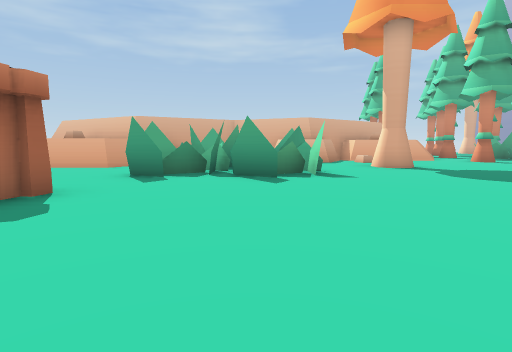
View 1 (above)

24 first-person views from a walk through a Unity game level. The camera is 1.3 m above the floor, tilts 6° down and sees 80° across. The floor is counted in squares, 2 m on a side. Each view is taken from the middle of a square. On the plan, view 1 faces up. The plan holds only what a view shows up to about 10 squares ahead; the rest is blank. The place goes on beyond the plan. Some surface patterns are stand-ins.

View 2
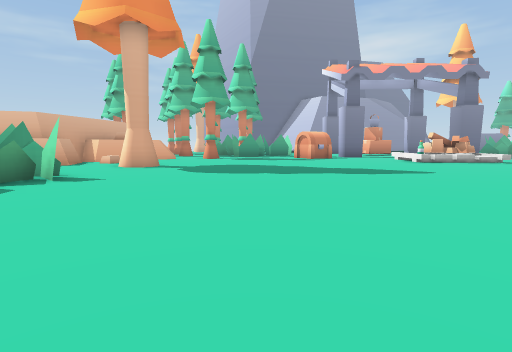

View 3
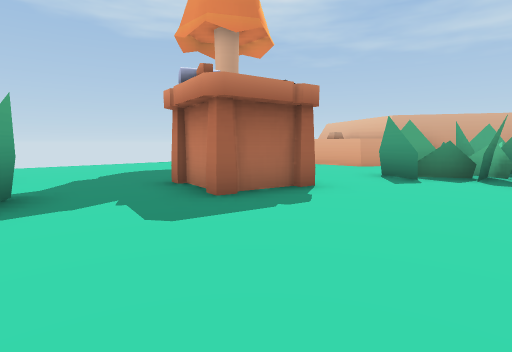

View 4
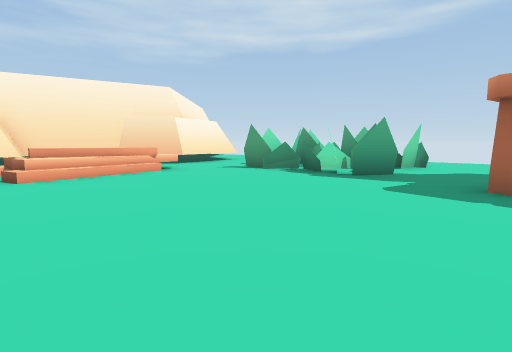

View 5
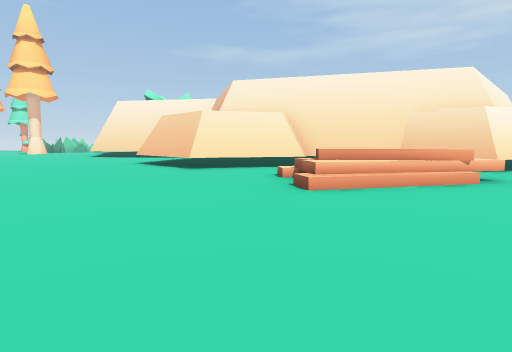

View 6
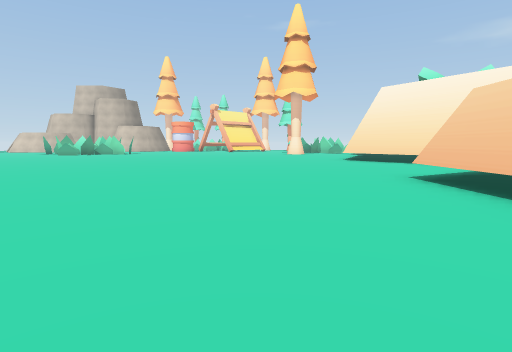

View 7
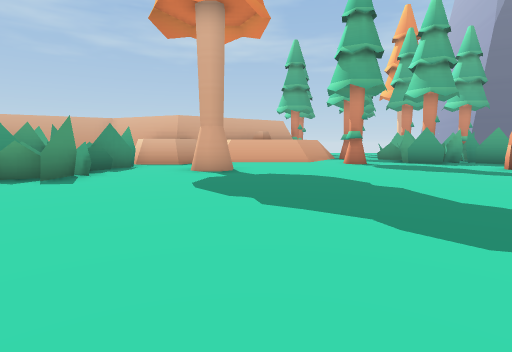

View 8
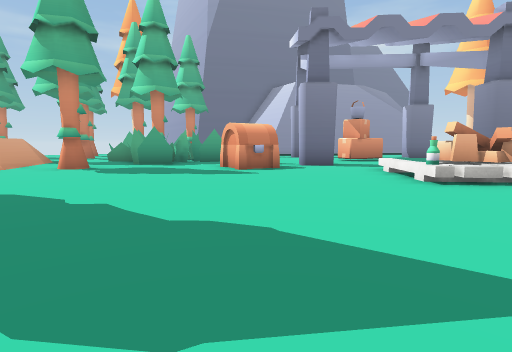

View 9
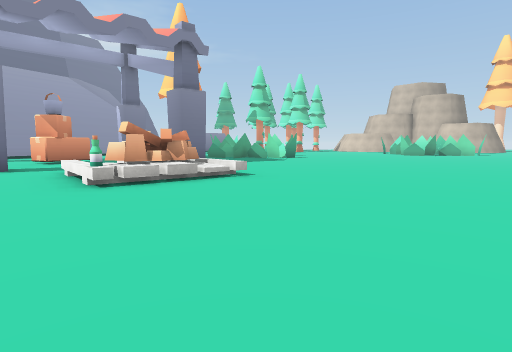

View 10
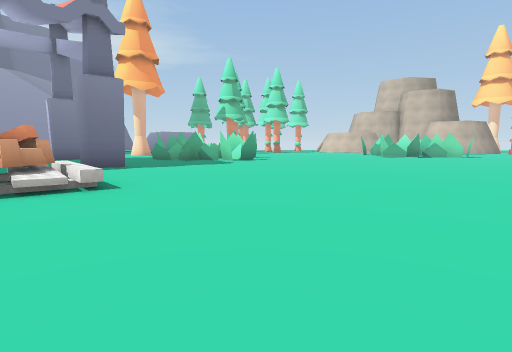

View 11
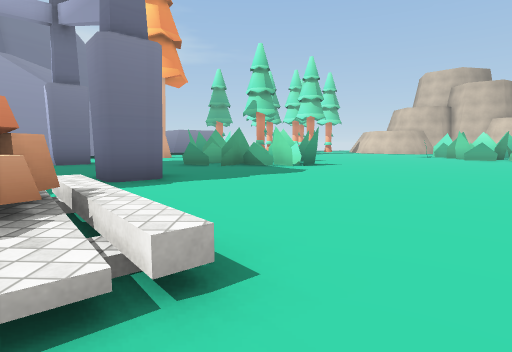

View 12
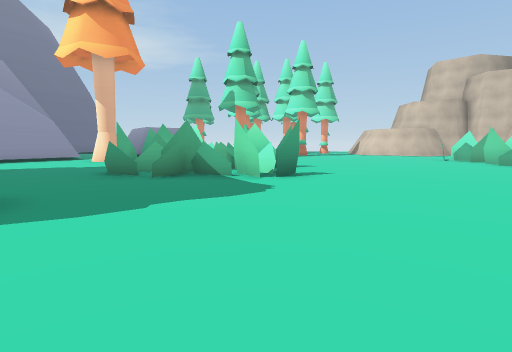

View 13
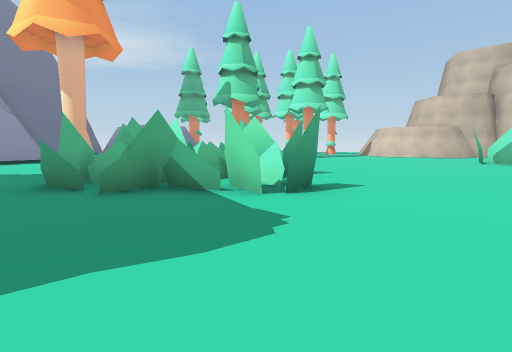

View 14
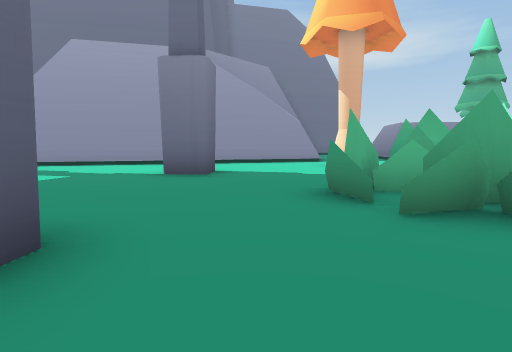

View 15
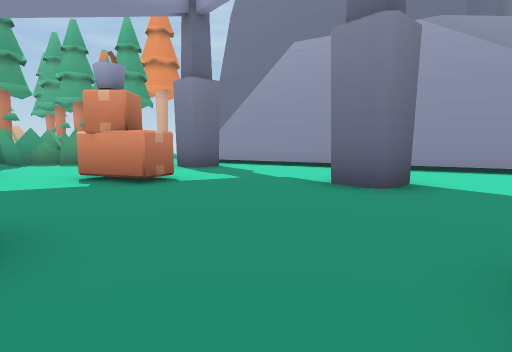

View 16
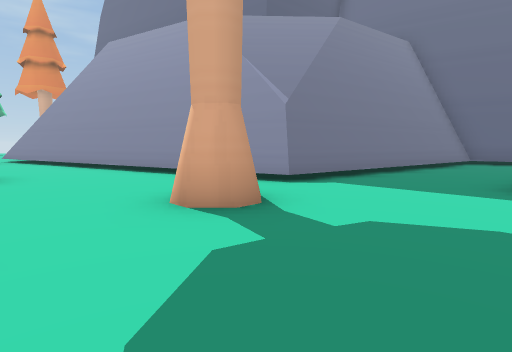

View 17
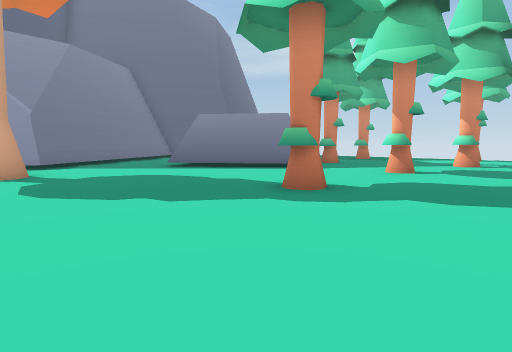

View 18
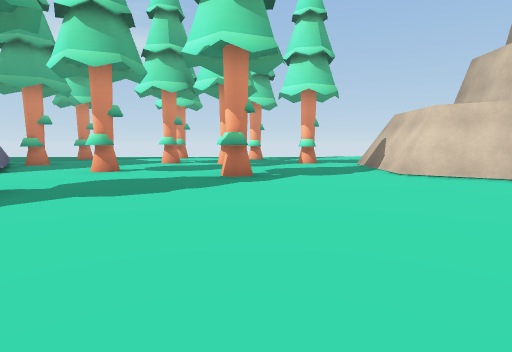

View 19
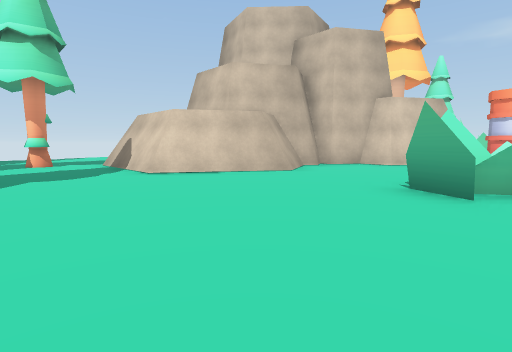

View 20
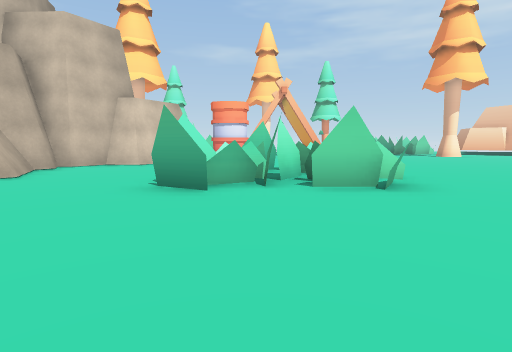

View 21
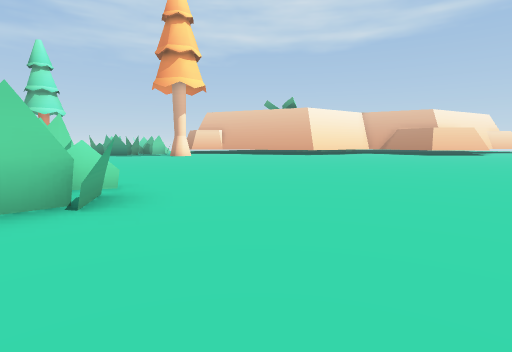

View 22
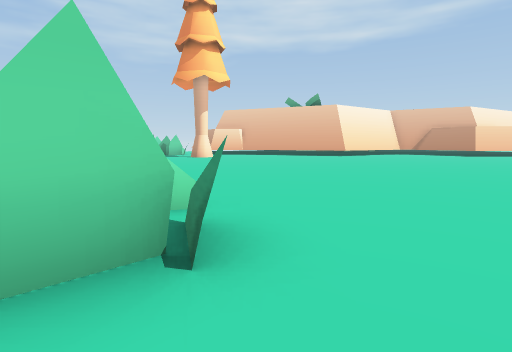

View 23
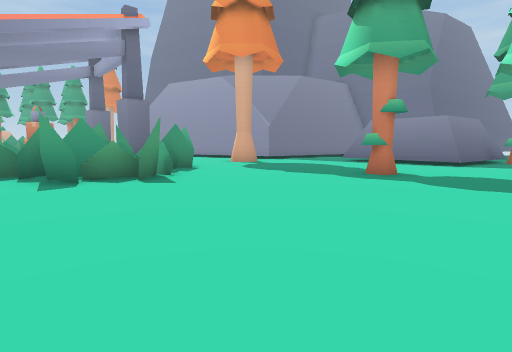

View 24
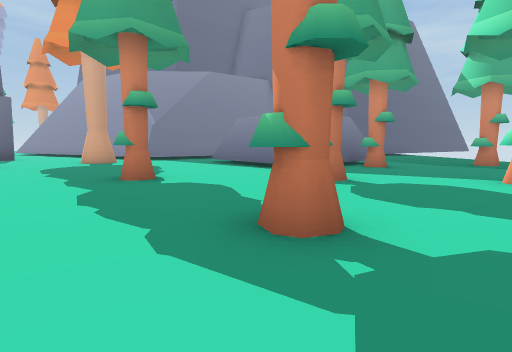

### Floor plan
Key: @ floor where view 1 was taken; # wall or solid block; . floor; / step, stairs or slope; = window, fence, low wall or low ledge; T tree; C chest; B bottle; A box; O other object.
Columns run from 10 left of view 1 to 37 right of it. Each row starts with its distance up from view 1.
 13                  #.
 12                  #..####=    .###          ###
 11            ##/ ...T..#.#..  #...##       ###.#
 10       # ## #..............  .....###    ##...
  9     ###  # #..T.......C............######...
  8      ...####..........C.#..AA........##....
  7      ...####............#...A...#.........
  6       ..#.#.........................TT...##
  5       ..................= ...........T....# ###.
  4 ....  OO..............BOO ..#.............###T..
  3 ......OO..............#OO=..#...####.......#....
  2 ......................./O......#####............
  1 ...............................#####....T..T....
  0  ..=.##...@.....  .............#####..........T.
 -1    ####........    ...............#.............
 -2    ####.........    ..........................T
 -3     ###...................................T....
 -4       ..///=....................................
 -5       ..   /..................................T.
 -6       #.    ....................................
 -7        #    .##...........................####
 -8         #####=##..................####....#
 -9            =   #....... ..........###=...##
-10                 ......   .........#### ...#
-11                 .....     ....... #### ...#
-12                 ....       ......      ..##

Where each view was taken, in squares from view 1:
view 1: 0 up, 0 right, facing up
view 2: 0 up, 0 right, facing up-right
view 3: 0 up, 0 right, facing up-left
view 4: 3 up, 2 right, facing down-left
view 5: 1 up, 2 right, facing down
view 6: 3 down, 4 right, facing down-right
view 7: 1 up, 5 right, facing up
view 8: 2 up, 6 right, facing up-right
view 9: 1 up, 7 right, facing right
view 10: 1 down, 9 right, facing right
view 11: 1 up, 12 right, facing right
view 12: 0 up, 15 right, facing right
view 13: 0 up, 17 right, facing right
view 14: 1 up, 18 right, facing up-right
view 15: 2 up, 20 right, facing up
view 16: 2 up, 27 right, facing up
view 17: 2 down, 26 right, facing up-right
view 18: 3 down, 26 right, facing right
view 19: 3 down, 26 right, facing down-right
view 20: 3 down, 26 right, facing down
view 21: 4 down, 25 right, facing down-left
view 22: 6 down, 25 right, facing down-left
view 23: 6 down, 27 right, facing up
view 24: 5 down, 32 right, facing up
